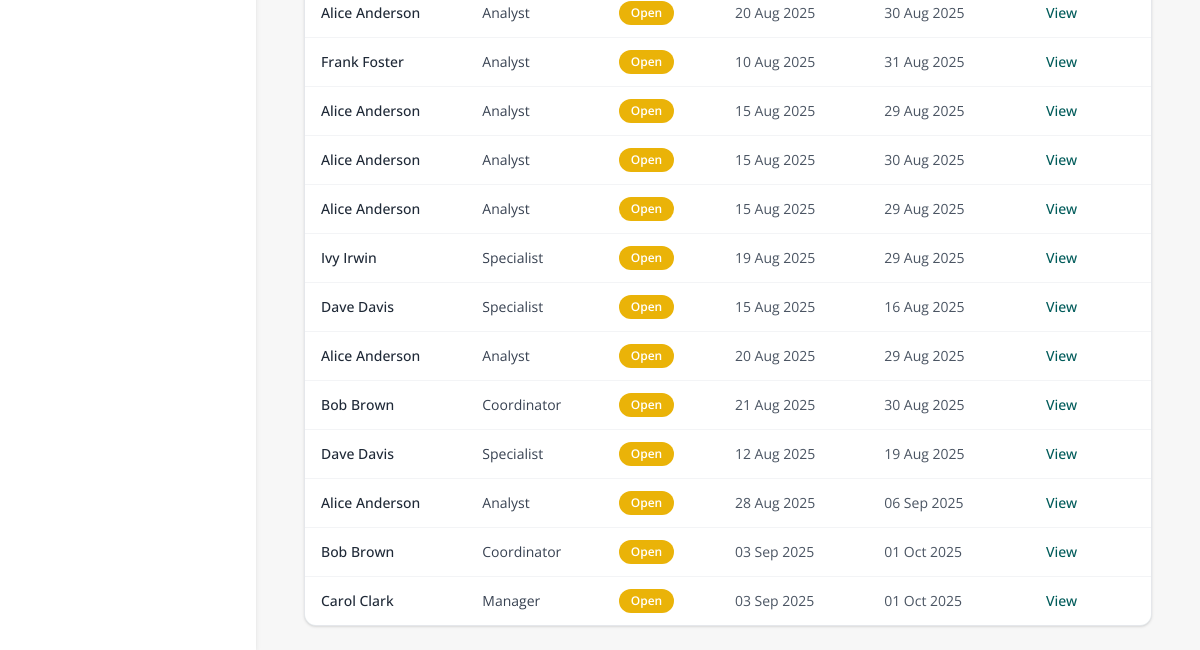
/pip/list (signed in, lower part), run on an earlier commit of the app's database.
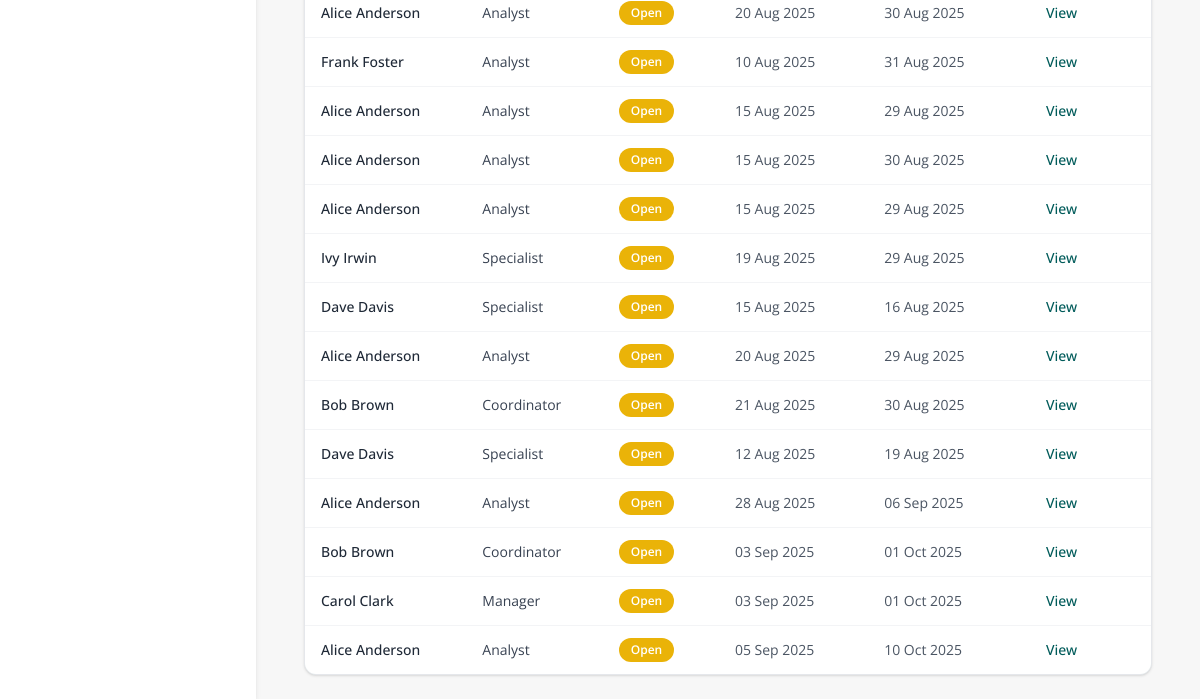
And on a later commit of the database.
### models.py (models this page shows)
class PIPRecord(db.Model):
    __tablename__ = 'pip_record'
    id = db.Column(db.Integer, primary_key=True)
    employee_id = db.Column(db.Integer, db.ForeignKey('employee.id'), nullable=False)
    assigned_to = db.Column(db.Integer, db.ForeignKey('user.id'), nullable=True)  # NEW
    concerns = db.Column(db.Text, nullable=False)
    start_date = db.Column(db.Date, nullable=False)
    review_date = db.Column(db.Date, nullable=False)
    meeting_notes = db.Column(db.Text)
    status = db.Column(db.String(20), default='Open')
    created_by = db.Column(db.String(100))
    created_at = db.Column(db.DateTime, default=datetime.utcnow)
    last_updated = db.Column(db.DateTime, default=datetime.utcnow, onupdate=datetime.utcnow)
    ai_advice = db.Column(db.Text)
    ai_advice_generated_at = db.Column(db.DateTime)
    capability_meeting_date = db.Column(db.DateTime, nullable=True)
    capability_meeting_time = db.Column(db.String, nullable=True)
    capability_meeting_venue = db.Column(db.String, nullable=True)
    concern_category = db.Column(db.String(100))
    severity = db.Column(db.String(50))
    frequency = db.Column(db.String(50))
    tags = db.Column(db.Text)
    ai_summary = db.Column(db.Text, nullable=True)
    ai_action_suggestions = db.Column(JSON, nullable=True)
    ai_next_up = db.Column(JSON, nullable=True)
    ai_actions_accepted = db.Column(JSON, nullable=True)
    outcome_status = db.Column(db.String(50), nullable=True)  # e.g., Successful, Extended, Unsuccessful
    outcome_notes = db.Column(db.Text, nullable=True)
    employee = db.relationship('Employee', back_populates='pips')
    assignee = db.relationship('User', backref='assigned_pips')  # NEW
    action_items = db.relationship(
        'PIPActionItem',
        back_populates='pip_record',
        cascade='all, delete-orphan',
        lazy=True
    )
    timeline_events = db.relationship(
        'TimelineEvent',
        back_populates='pip_record',
        cascade='all, delete-orphan',
        lazy=True
    )

class Employee(db.Model):
    id = db.Column(db.Integer, primary_key=True)
    first_name = db.Column(db.String(100))
    last_name = db.Column(db.String(100))
    job_title = db.Column(db.String(100))
    line_manager = db.Column(db.String(100))
    service = db.Column(db.String(100))
    start_date = db.Column(db.Date)
    team_id = db.Column(db.Integer)
    email = db.Column(db.String(120), nullable=True)
    pips = db.relationship('PIPRecord', back_populates='employee', lazy=True)

### app.py (the view)
@app.route('/pip/list')
@login_required
def pip_list():
    pips = PIPRecord.query.join(Employee).all()
    return render_template('pip_list.html', pips=pips)

### app.py (called while the page is built)
@app.context_processor
def inject_module():
    return dict(active_module=session.get('active_module'))

@app.context_processor
def inject_csrf_token():
    return dict(csrf_token=generate_csrf)

@login_manager.user_loader
def load_user(user_id):
    return db.session.get(User, int(user_id))

@app.before_request
def set_active_module():
    path = request.path.lower()
    if path.startswith('/pip/') or \
       path.startswith('/employee/') or \
       path in ['/dashboard', '/pip_list', '/employee/list', '/employee/add', '/pip/select-employee']:
        session['active_module'] = 'PIP'
    elif path.startswith('/probation/'):
        session['active_module'] = 'Probation'
    elif path == '/':
        session.pop('active_module', None)

@app.context_processor
def inject_csrf_token():
    return dict(csrf_token=generate_csrf)

### models.py (called while the page is built)
    def is_superuser(self):
        return self.admin_level == 2

### templates/pip_list.html (shortened to what this page needs)
{% extends 'base.html' %}
{% block content %}
<div class="max-w-6xl mx-auto px-4 sm:px-6">
  {% if pips %}
    <div class="overflow-x-auto bg-[#e6f3f3] border border-gray-200 shadow rounded-xl">
      <table class="min-w-full divide-y divide-gray-200 text-xs sm:text-sm text-left">
        <tbody class="divide-y divide-gray-100 bg-white">
          {% for pip in pips %}
            <tr class="hover:bg-ellipse-light/40 transition">
              <td class="px-2 sm:px-4 py-3 font-medium text-gray-800 whitespace-nowrap">
                {{ pip.employee.first_name }} {{ pip.employee.last_name }}
              </td>
              <td class="px-2 sm:px-4 py-3 text-gray-700 whitespace-nowrap">
                {{ pip.employee.job_title }}
              </td>
              <td class="px-2 sm:px-4 py-3 whitespace-nowrap">
                {% if pip.status == 'Open' %}
                  <span class="inline-block px-3 py-1 text-xs font-semibold text-white bg-yellow-500 rounded-full">Open</span>
                {% elif pip.status == 'Completed' %}
                  <span class="inline-block px-3 py-1 text-xs font-semibold text-white bg-green-600 rounded-full">Completed</span>
                {% elif pip.status == 'Overdue' %}
                  <span class="inline-block px-3 py-1 text-xs font-semibold text-white bg-red-600 rounded-full">Overdue</span>
                {% else %}
                  <span class="inline-block px-3 py-1 text-xs font-semibold text-white bg-gray-400 rounded-full">{{ pip.status }}</span>
                {% endif %}
              </td>
              <td class="px-2 sm:px-4 py-3 text-gray-600 whitespace-nowrap">
                {{ pip.start_date.strftime('%d %b %Y') }}
              </td>
              <td class="px-2 sm:px-4 py-3 text-gray-600 whitespace-nowrap">
                {{ pip.review_date.strftime('%d %b %Y') }}
              </td>
              <td class="px-2 sm:px-4 py-3 whitespace-nowrap">
                <a href="{{ url_for('pip_detail', id=pip.id) }}"
                   class="text-xs sm:text-sm font-medium text-ellipse-teal hover:underline"
                   aria-label="View PIP for {{ pip.employee.first_name }} {{ pip.employee.last_name }}">
                  View
                </a>
              </td>
            </tr>
          {% endfor %}
        </tbody>
      </table>
    </div>
  {% else %}
    <div class="bg-[#e6f3f3] p-6 rounded-xl shadow border border-gray-200 text-center">
      <p class="text-gray-600">No PIPs found.</p>
    </div>
  {% endif %}
</div>
{% endblock %}

What changed in the data, as far as the page shows it:
added PIPRecord: employee.first_name "Alice", employee.last_name "Anderson", employee.job_title "Analyst", status "Open", start_date "05 Sep 2025", review_date "10 Oct 2025"
